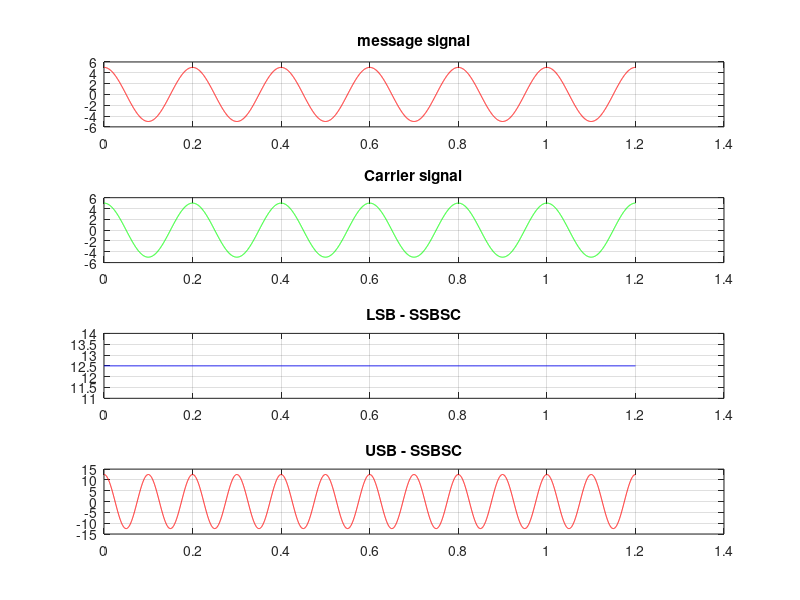

Reproduce this figure in MATLAB.
function am = ssbsc
Am = input('Enter the value of message signal Amplitude: ');
Ac = input('Enter the value of carrier signal Amplitude: ');
fm = input('Enter the value of message signal frequency: ');
fc = input('Enter the value of carrier signal frequency: ');
m = Am/Ac;
A = (Am*Ac)/2;
Tm = 1/fm;
Tc = 1/fc;
t = 0:Tc/999:6*Tc;
T1 = 0:Tm/999:6*Tm;
message_signal = Am*cos(2*pi*fm*t);
message_Signal1 = Am*cos(2*pi*fm*T1);
carrier_signal = Ac*cos(2*pi*fc*t);
x1 = sin(2*pi*fc*t).*sin(2*pi*fm*t);
x2 = cos(2*pi*fc*t).*cos(2*pi*fm*t);
x3 = x1+x2;
x4 = x2-x1;
SSBSC_lsb = A*(x3);
SSBSC_usb = A*(x4);
subplot(4,1,1)
plot(T1, message_Signal1, 'r');
grid();
title('message signal');
subplot(4,1,2)
plot(t, carrier_signal, 'g');
grid();
title('Carrier signal');
subplot(4,1,3)
plot(t, SSBSC_lsb, 'b');
grid();
title('LSB - SSBSC');
subplot(4,1,4)
plot(t, SSBSC_usb, 'r');
grid();
title('USB - SSBSC');
end